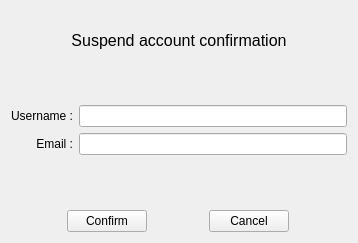
<?xml version="1.0" encoding="UTF-8"?>
<ui version="4.0">
 <class>Form</class>
 <widget class="QWidget" name="Form">
  <property name="geometry">
   <rect>
    <x>0</x>
    <y>0</y>
    <width>358</width>
    <height>243</height>
   </rect>
  </property>
  <property name="windowTitle">
   <string>Suspend Account</string>
  </property>
  <property name="styleSheet">
   <string notr="true"/>
  </property>
  <layout class="QVBoxLayout" name="verticalLayout">
   <item>
    <spacer name="verticalSpacer_2">
     <property name="orientation">
      <enum>Qt::Vertical</enum>
     </property>
     <property name="sizeType">
      <enum>QSizePolicy::Fixed</enum>
     </property>
     <property name="sizeHint" stdset="0">
      <size>
       <width>20</width>
       <height>20</height>
      </size>
     </property>
    </spacer>
   </item>
   <item>
    <widget class="QLabel" name="label">
     <property name="font">
      <font>
       <pointsize>12</pointsize>
      </font>
     </property>
     <property name="text">
      <string>Suspend account confirmation</string>
     </property>
     <property name="alignment">
      <set>Qt::AlignCenter</set>
     </property>
    </widget>
   </item>
   <item>
    <spacer name="verticalSpacer_3">
     <property name="orientation">
      <enum>Qt::Vertical</enum>
     </property>
     <property name="sizeHint" stdset="0">
      <size>
       <width>20</width>
       <height>40</height>
      </size>
     </property>
    </spacer>
   </item>
   <item>
    <layout class="QGridLayout" name="gridLayout">
     <item row="1" column="0">
      <widget class="QLabel" name="label_2">
       <property name="text">
        <string>Username :</string>
       </property>
       <property name="alignment">
        <set>Qt::AlignRight|Qt::AlignTrailing|Qt::AlignVCenter</set>
       </property>
      </widget>
     </item>
     <item row="4" column="0">
      <widget class="QLabel" name="label_3">
       <property name="text">
        <string>Email :</string>
       </property>
       <property name="alignment">
        <set>Qt::AlignRight|Qt::AlignTrailing|Qt::AlignVCenter</set>
       </property>
      </widget>
     </item>
     <item row="1" column="1">
      <widget class="QLineEdit" name="lineEdit"/>
     </item>
     <item row="4" column="1">
      <widget class="QLineEdit" name="lineEdit_2"/>
     </item>
    </layout>
   </item>
   <item>
    <spacer name="verticalSpacer">
     <property name="orientation">
      <enum>Qt::Vertical</enum>
     </property>
     <property name="sizeHint" stdset="0">
      <size>
       <width>20</width>
       <height>40</height>
      </size>
     </property>
    </spacer>
   </item>
   <item>
    <layout class="QHBoxLayout" name="horizontalLayout">
     <item>
      <widget class="QPushButton" name="pushButton">
       <property name="sizePolicy">
        <sizepolicy hsizetype="Fixed" vsizetype="Fixed">
         <horstretch>0</horstretch>
         <verstretch>0</verstretch>
        </sizepolicy>
       </property>
       <property name="text">
        <string>Confirm</string>
       </property>
      </widget>
     </item>
     <item>
      <widget class="QPushButton" name="pushButton_2">
       <property name="sizePolicy">
        <sizepolicy hsizetype="Fixed" vsizetype="Fixed">
         <horstretch>0</horstretch>
         <verstretch>0</verstretch>
        </sizepolicy>
       </property>
       <property name="text">
        <string>Cancel</string>
       </property>
      </widget>
     </item>
    </layout>
   </item>
  </layout>
 </widget>
 <resources/>
 <connections/>
</ui>
